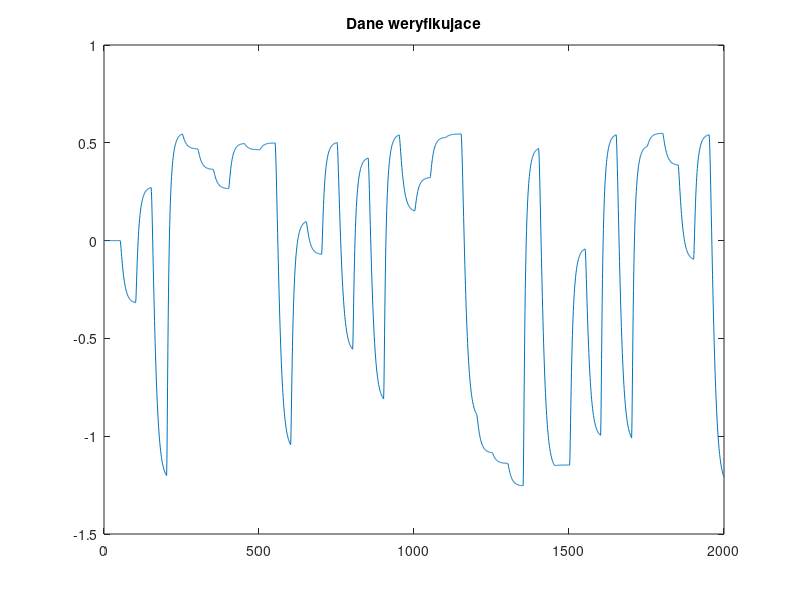
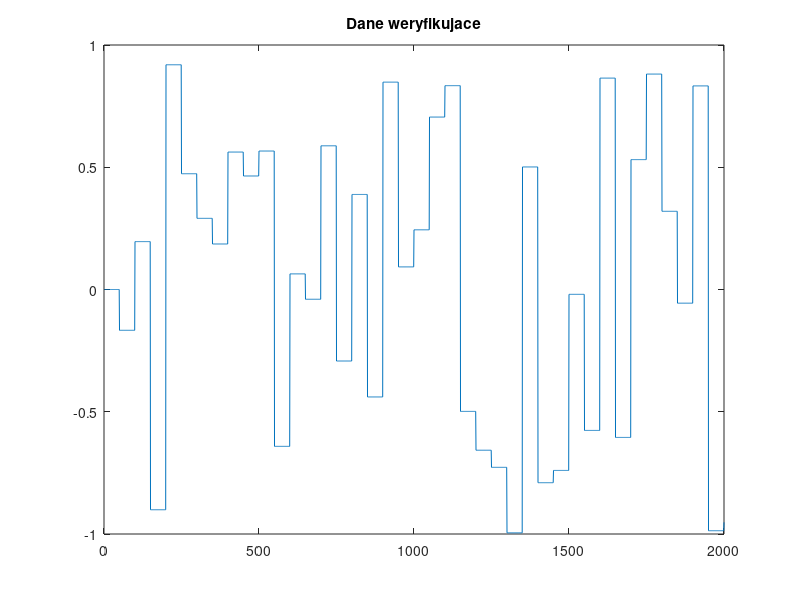

Write MATLAB code to recreate these figures, in order.
%Dane uczace
% rand("seed", 21);
%Dane weryfikujące
rand("seed", 37);
%weryfikujace skok co 50, uczace co 100
alpha1=-1.422574;
alpha2=0.466776;
beta1=0.017421;
beta2=0.013521;
g1 = @(u)((exp(4.125*u)-1)/(exp(4.125*u)+1));
g2 = @(x) (1 - exp(-1.2*x));
x1 = zeros(1,4);
x2 = zeros(1,4);
y = zeros(1,4);
u(1) = 0;
for i=2:2000
    if(mod(i,50) == 0)
        u(i) = -1 + 2*rand(1,1);
    else
        u(i) = u(i-1);
    end
end

for k=4:2000
    x1(k) = -alpha1*x1(k-1) + x2(k-1) + beta1*g1(u(k-3));
    x2(k) = -alpha2*x1(k-1) + beta2*g1(u(k-3));
    y(k) = g2(x1(k));
end

plot(u)
title("Dane weryfikujace");
% exportgraphics(gca, "dane_weryfikujace.pdf")
figure
plot(y)
title("Dane weryfikujace");
exportgraphics(gca, "dane_weryfikujace.pdf")
% writematrix([u' y'], './dane.txt', 'Delimiter', 'space')
